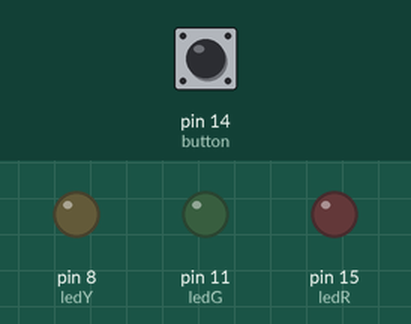
A program run on a simulated MicroPython board. Parts: output pins drawn as LEDs (lit = HIGH). The inputs (shaded band) are chosen by the test bench; at power-on: pin 14 (button) HIGH.

Above: at 1.2 s.
1.3 s: pin 14 (button) pulled LOW for 0.15 s
At 1.39 s:
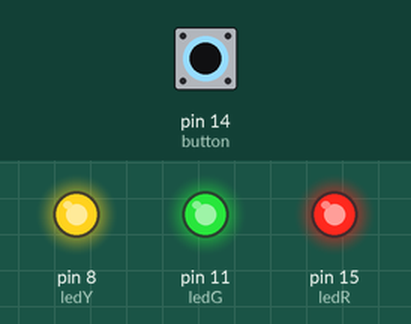
2.9 s: pin 14 (button) pulled LOW for 3.2 s
At 7.3 s:
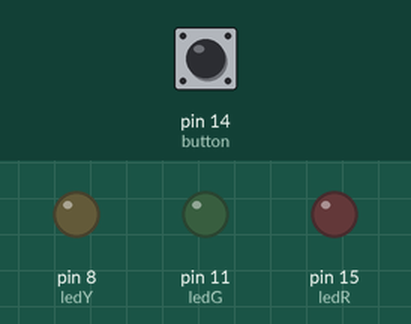
Timing chart, 0 to 8.8 s (numbered marks = the images above; inputs shaded):
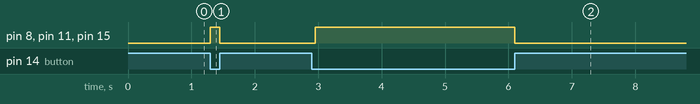

Measured:
- after the input at 1.3 s, pin 8 (ledY), pin 11 (ledG), pin 15 (ledR): LOW → HIGH at once, → LOW 0.15 s later
- after the input at 2.9 s, pin 8 (ledY), pin 11 (ledG), pin 15 (ledR): LOW → HIGH after 0.05 s, → LOW 3.1 s later

The program:

main.py
```python
from machine import Pin
import time

button = Pin(14, Pin.IN, Pin.PULL_UP)
ledR = Pin(15, Pin.OUT)
ledG = Pin(11, Pin.OUT)
ledY = Pin(8, Pin.OUT)

while True:
    if button.value() == 0:
        ledR.value(1)
        ledG.value(1)
        ledY.value(1)
    else:
        ledR.value(0)
        ledG.value(0)
        ledY.value(0)
        time.sleep(0.1)
```
